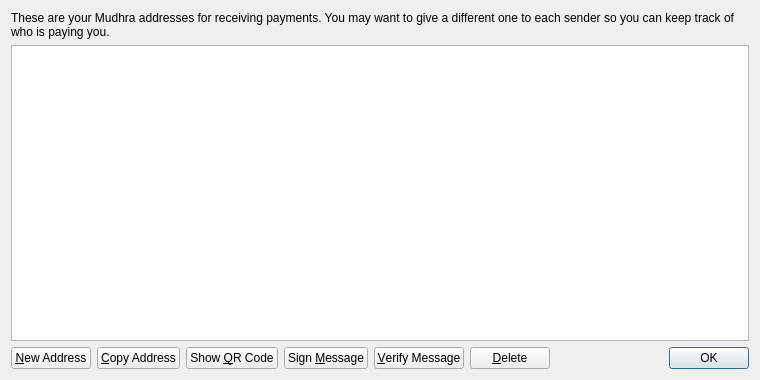
<?xml version="1.0" encoding="UTF-8"?>
<ui version="4.0">
 <class>AddressBookPage</class>
 <widget class="QWidget" name="AddressBookPage">
  <property name="geometry">
   <rect>
    <x>0</x>
    <y>0</y>
    <width>760</width>
    <height>380</height>
   </rect>
  </property>
  <property name="windowTitle">
   <string>Address Book</string>
  </property>
  <layout class="QVBoxLayout" name="verticalLayout">
   <item>
    <widget class="QLabel" name="labelExplanation">
     <property name="text">
      <string>These are your Mudhra addresses for receiving payments. You may want to give a different one to each sender so you can keep track of who is paying you.</string>
     </property>
     <property name="textFormat">
      <enum>Qt::PlainText</enum>
     </property>
     <property name="wordWrap">
      <bool>true</bool>
     </property>
    </widget>
   </item>
   <item>
    <widget class="QTableView" name="tableView">
     <property name="contextMenuPolicy">
      <enum>Qt::CustomContextMenu</enum>
     </property>
     <property name="toolTip">
      <string>Double-click to edit address or label</string>
     </property>
     <property name="tabKeyNavigation">
      <bool>false</bool>
     </property>
     <property name="alternatingRowColors">
      <bool>true</bool>
     </property>
     <property name="selectionMode">
      <enum>QAbstractItemView::SingleSelection</enum>
     </property>
     <property name="selectionBehavior">
      <enum>QAbstractItemView::SelectRows</enum>
     </property>
     <property name="sortingEnabled">
      <bool>true</bool>
     </property>
     <attribute name="verticalHeaderVisible">
      <bool>false</bool>
     </attribute>
    </widget>
   </item>
   <item>
    <layout class="QHBoxLayout" name="horizontalLayout">
     <item>
      <widget class="QPushButton" name="newAddressButton">
       <property name="toolTip">
        <string>Create a new address</string>
       </property>
       <property name="text">
        <string>&amp;New Address</string>
       </property>
       <property name="icon">
        <iconset resource="../bitcoin.qrc">
         <normaloff>:/icons/add</normaloff>:/icons/add</iconset>
       </property>
      </widget>
     </item>
     <item>
      <widget class="QPushButton" name="copyToClipboard">
       <property name="toolTip">
        <string>Copy the currently selected address to the system clipboard</string>
       </property>
       <property name="text">
        <string>&amp;Copy Address</string>
       </property>
       <property name="icon">
        <iconset resource="../bitcoin.qrc">
         <normaloff>:/icons/editcopy</normaloff>:/icons/editcopy</iconset>
       </property>
      </widget>
     </item>
     <item>
      <widget class="QPushButton" name="showQRCode">
       <property name="text">
        <string>Show &amp;QR Code</string>
       </property>
       <property name="icon">
        <iconset resource="../bitcoin.qrc">
         <normaloff>:/icons/qrcode</normaloff>:/icons/qrcode</iconset>
       </property>
      </widget>
     </item>
     <item>
      <widget class="QPushButton" name="signMessage">
       <property name="toolTip">
        <string>Sign a message to prove you own a Mudhra address</string>
       </property>
       <property name="text">
        <string>Sign &amp;Message</string>
       </property>
       <property name="icon">
        <iconset resource="../bitcoin.qrc">
         <normaloff>:/icons/edit</normaloff>:/icons/edit</iconset>
       </property>
      </widget>
     </item>
     <item>
      <widget class="QPushButton" name="verifyMessage">
       <property name="toolTip">
        <string>Verify a message to ensure it was signed with a specified Mudhra address</string>
       </property>
       <property name="text">
        <string>&amp;Verify Message</string>
       </property>
       <property name="icon">
        <iconset resource="../bitcoin.qrc">
         <normaloff>:/icons/transaction_0</normaloff>:/icons/transaction_0</iconset>
       </property>
      </widget>
     </item>
     <item>
      <widget class="QPushButton" name="deleteButton">
       <property name="toolTip">
        <string>Delete the currently selected address from the list</string>
       </property>
       <property name="text">
        <string>&amp;Delete</string>
       </property>
       <property name="icon">
        <iconset resource="../bitcoin.qrc">
         <normaloff>:/icons/remove</normaloff>:/icons/remove</iconset>
       </property>
      </widget>
     </item>
     <item>
      <spacer name="horizontalSpacer">
       <property name="orientation">
        <enum>Qt::Horizontal</enum>
       </property>
       <property name="sizeHint" stdset="0">
        <size>
         <width>40</width>
         <height>20</height>
        </size>
       </property>
      </spacer>
     </item>
     <item>
      <widget class="QDialogButtonBox" name="buttonBox">
       <property name="sizePolicy">
        <sizepolicy hsizetype="Maximum" vsizetype="Fixed">
         <horstretch>0</horstretch>
         <verstretch>0</verstretch>
        </sizepolicy>
       </property>
       <property name="standardButtons">
        <set>QDialogButtonBox::Ok</set>
       </property>
      </widget>
     </item>
    </layout>
   </item>
  </layout>
 </widget>
 <resources>
  <include location="../bitcoin.qrc"/>
 </resources>
 <connections/>
</ui>
